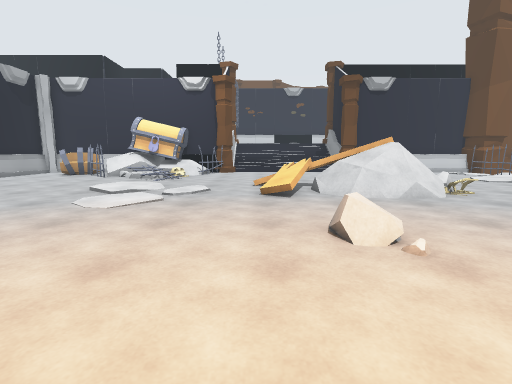
view 1 (above)

20 first-person views from a walk through a scene from a Unity 3-D project. The camera is 1.3 m above the floor, tilts 8° down and sees 85° across. The floor is counted in squares, 1 m on a side. Each view is taken from the middle of a square. On the plan, view 1 faces up. The plan holds only what a view shows up to about 13 squares ahead; the rest is blank. The place goes on beyond the plan. Some surface patterns are stand-ins.

view 2
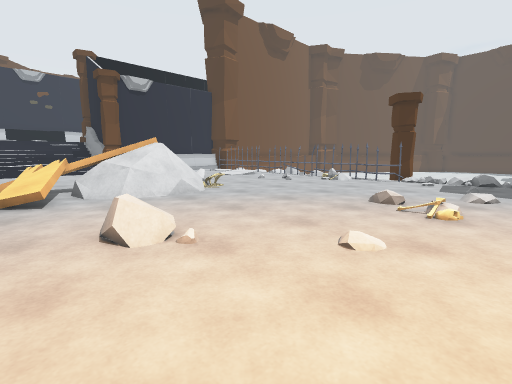

view 3
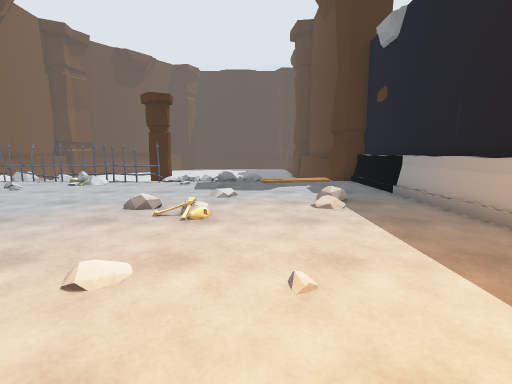

view 4
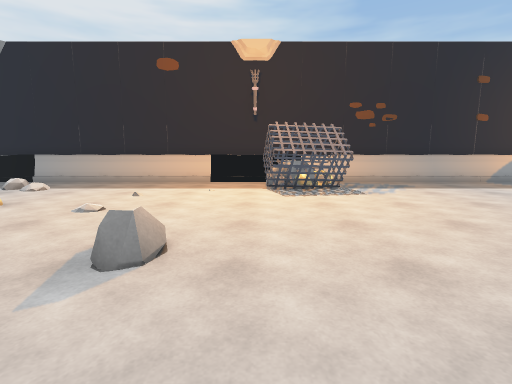

view 5
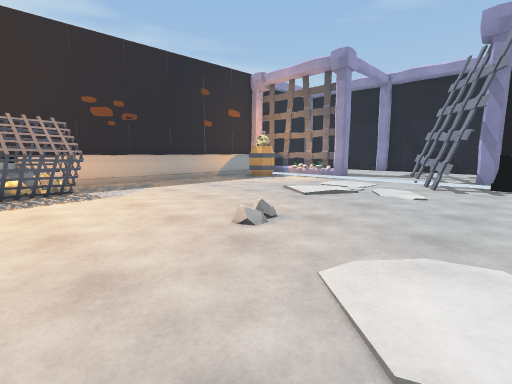

view 6
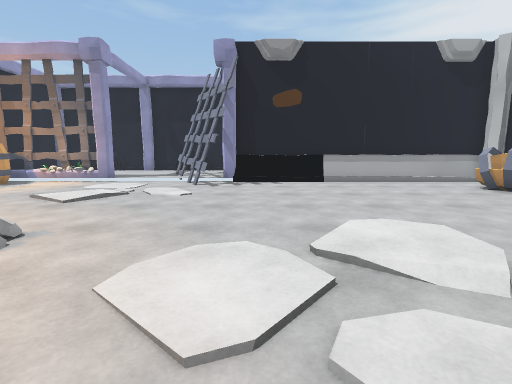

view 7
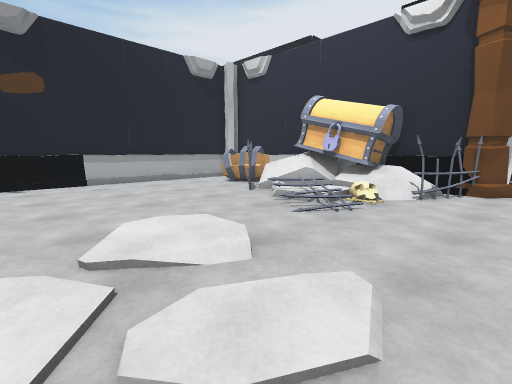

view 8
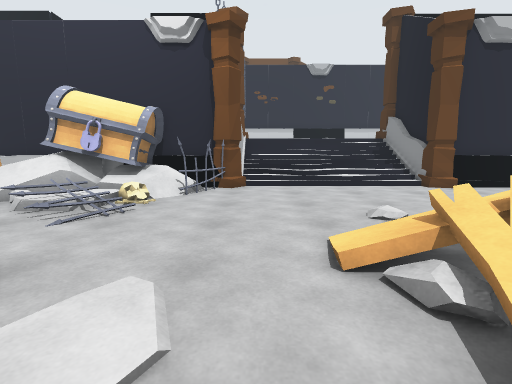

view 9
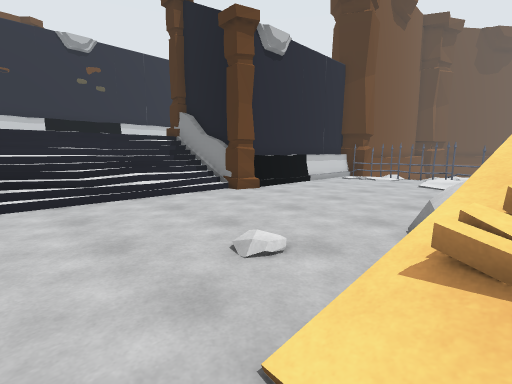

view 10
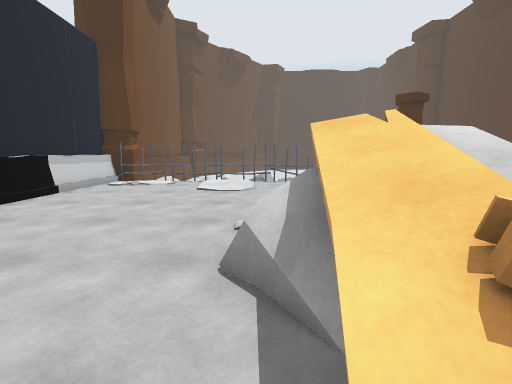

view 11
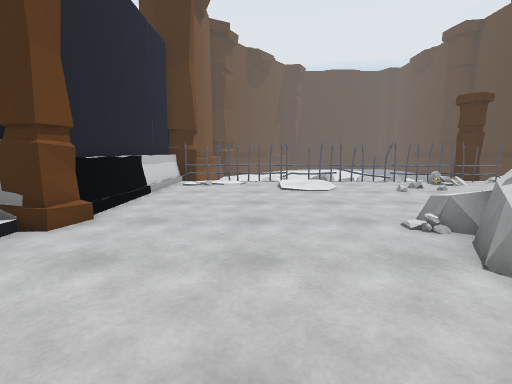

view 12
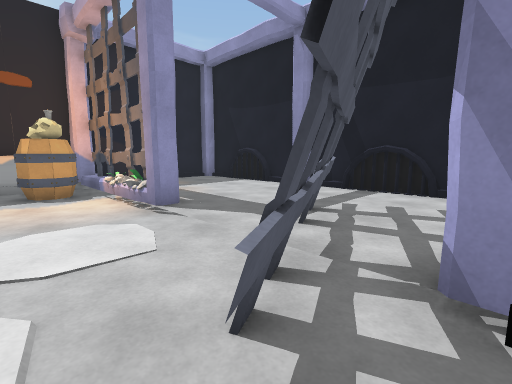

view 13
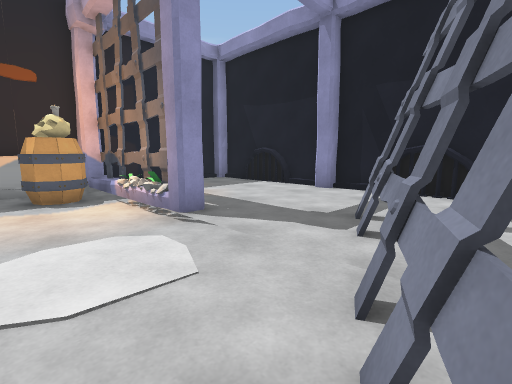

view 14
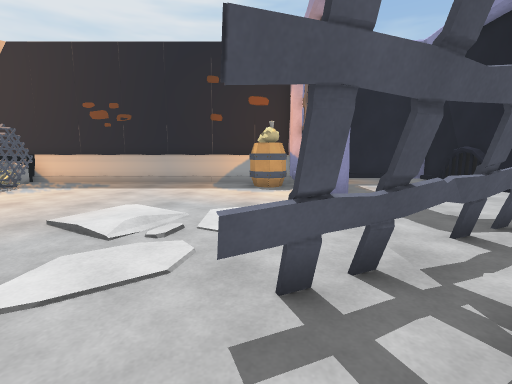

view 15
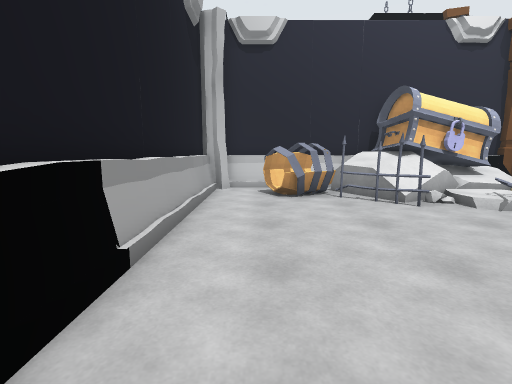

view 16
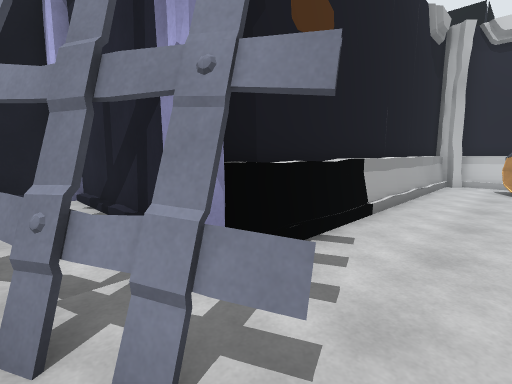

view 17
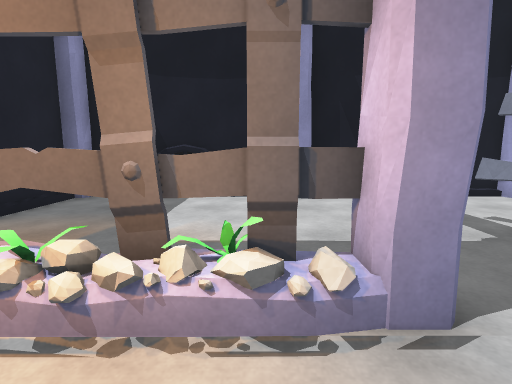

view 18
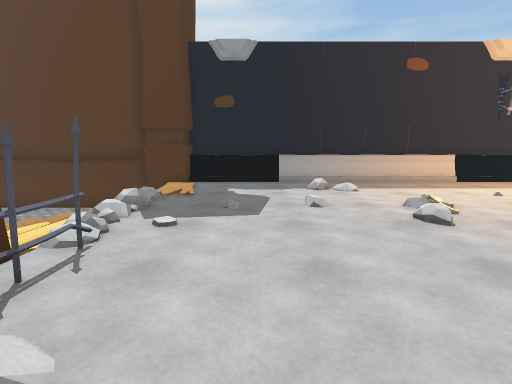

view 19
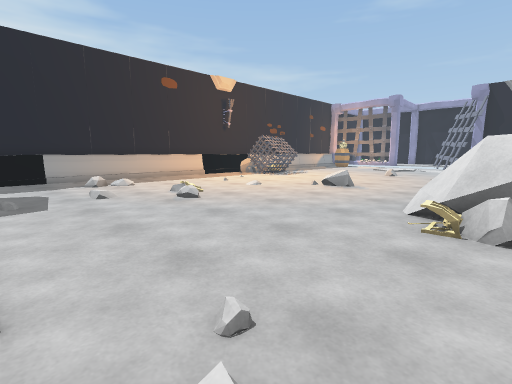

view 20
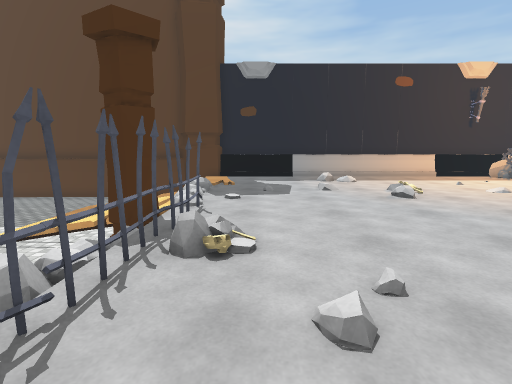

### Floor plan
Key: @ floor where view 1 was taken; # wall or solid block; . main floor; : floor 0.25 m higher than the main floor; + floor 1 m higher than the main floor; / step, stairs or slope; = window, fence, low wall or low ledge; v drop or lower ground; R rock; P plank; F fence; I pillar; C cage; B barrel; L plant; O other object.
Columns run from 20 left of view 1 to 18 right of it. Each row starts with its distance up from view 1.
 21                   #///////#
 20                    ///////##
 19        ########R##I///////I########
 18       ## BBR OOO F................#
 17       #.BBB+ OOO F............... O
 16       #..B.F  ://................ O
 15       #.....F///O.................F
 14       #.......F//.............../.F
 13       #........//..............   F
 12       #.............//=.R.........F
 11       #........//...//#=R# .......F
 10       #........::..../RRRRRR......F
  9       #............./P/ RR:/......F
  8       #..............O..R:........F
  7 #######.........................O.F
  6 #::::::#=........................F.
  5 ##:::#=#..............R...........II
  4 ##::#=:.../....O......O...........vPvvv
  3 ##:::::.../.......................: vvv
  2 #:::::: .../...............O......:  v
  1 ##::::R....................O......:  P
  0 #:::::RL............@.............:
 -1 ##::::RO.........CCC..............
 -2 ##::::RL.........COC........::....
 -3 ##::::#BO........OOR..............
 -4 #:::::#...........RR..............#####
 -5 ###################################

Where each view was taken, in squares from view 1:
view 1: 0 up, 0 right, facing up
view 2: 0 up, 0 right, facing up-right
view 3: 0 up, 1 right, facing right
view 4: 8 up, 0 right, facing down
view 5: 8 up, 1 left, facing down-left
view 6: 8 up, 1 left, facing left
view 7: 8 up, 1 left, facing up-left
view 8: 8 up, 1 left, facing up
view 9: 11 up, 1 left, facing up-right
view 10: 12 up, 1 right, facing right
view 11: 15 up, 1 right, facing right
view 12: 7 up, 11 left, facing down-left
view 13: 6 up, 11 left, facing down-left
view 14: 8 up, 12 left, facing down
view 15: 8 up, 12 left, facing up
view 16: 5 up, 11 left, facing up-left
view 17: 0 up, 12 left, facing left
view 18: 8 up, 11 right, facing down
view 19: 10 up, 12 right, facing down-left
view 20: 11 up, 12 right, facing down
